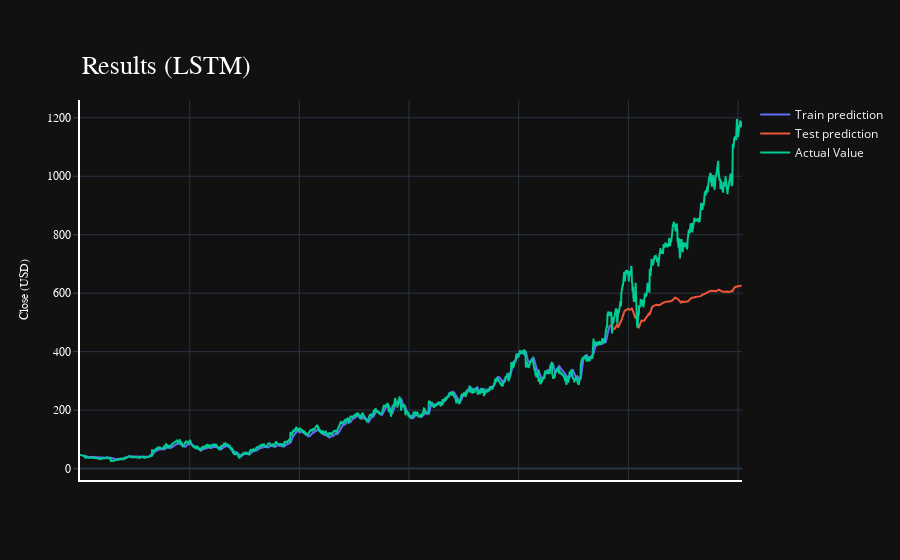

Write notebook code for a chart like this one.
### Code cell
import plotly.express as px
import plotly.graph_objects as go

fig = go.Figure()
fig.add_trace(go.Scatter(go.Scatter(x=result.index, y=result[0],
                    mode='lines',
                    name='Train prediction')))
fig.add_trace(go.Scatter(x=result.index, y=result[1],
                    mode='lines',
                    name='Test prediction'))
fig.add_trace(go.Scatter(go.Scatter(x=result.index, y=result[2],
                    mode='lines',
                    name='Actual Value')))
fig.update_layout(
    xaxis=dict(
        showline=True,
        showgrid=True,
        showticklabels=False,
        linecolor='white',
        linewidth=2
    ),
    yaxis=dict(
        title_text='Close (USD)',
        titlefont=dict(
            family='Rockwell',
            size=12,
            color='white',
        ),
        showline=True,
        showgrid=True,
        showticklabels=True,
        linecolor='white',
        linewidth=2,
        ticks='outside',
        tickfont=dict(
            family='Rockwell',
            size=12,
            color='white',
        ),
    ),
    showlegend=True,
    template = 'plotly_dark'

)



annotations = []
annotations.append(dict(xref='paper', yref='paper', x=0.0, y=1.05,
                              xanchor='left', yanchor='bottom',
                              text='Results (LSTM)',
                              font=dict(family='Rockwell',
                                        size=26,
                                        color='white'),
                              showarrow=False))
fig.update_layout(annotations=annotations)

fig.show()

### Figure 1 — Plotly figure (JSON) as saved in the notebook; plotly's stock layout.template omitted (floating-point values rounded to 4 significant figures; data arrays with more than 128 entries replaced by an {"elided": "..."} marker saying what was removed)
{"data": [{"mode": "lines", "name": "Train prediction", "type": "scatter", "x": {"elided": "3019 int values"}, "y": {"elided": "3019 float values"}}, {"mode": "lines", "name": "Test prediction", "type": "scatter", "x": {"elided": "3019 int values"}, "y": {"elided": "3019 float values"}}, {"mode": "lines", "name": "Actual Value", "type": "scatter", "x": {"elided": "3019 int values"}, "y": {"elided": "3019 float values"}}], "layout": {"annotations": [{"font": {"color": "white", "family": "Rockwell", "size": 26}, "showarrow": false, "text": "Results (LSTM)", "x": 0, "xanchor": "left", "xref": "paper", "y": 1.05, "yanchor": "bottom", "yref": "paper"}], "showlegend": true, "xaxis": {"linecolor": "white", "linewidth": 2, "showgrid": true, "showline": true, "showticklabels": false}, "yaxis": {"linecolor": "white", "linewidth": 2, "showgrid": true, "showline": true, "showticklabels": true, "tickfont": {"color": "white", "family": "Rockwell", "size": 12}, "ticks": "outside", "title": {"font": {"color": "white", "family": "Rockwell", "size": 12}, "text": "Close (USD)"}}}}
